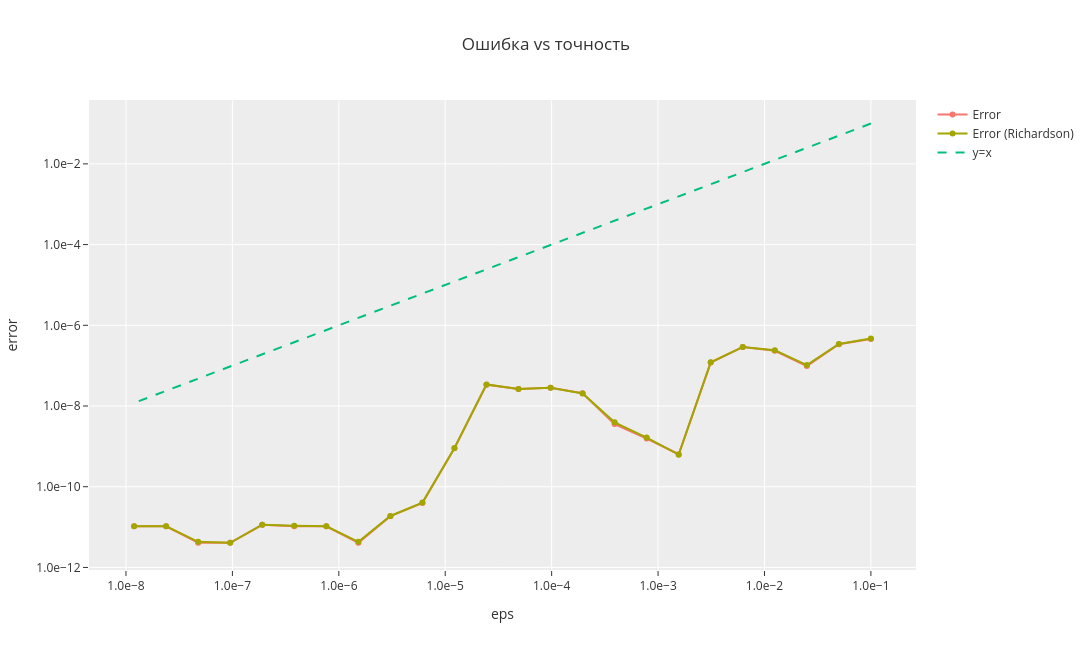

The notebook cell saved with this chart:
### Code cell
fig = go.Figure()

fig.add_trace(go.Scatter(
    x=eps, y=error,
    mode='lines+markers',
    name='Error'
))

fig.add_trace(go.Scatter(
    x=eps, y=error_rich,
    mode='lines+markers',
    name='Error (Richardson)'
))

# биссектриса
fig.add_trace(go.Scatter(
    x=eps, y=eps,
    mode='lines',
    name='y=x',
    line=dict(dash='dash')
))

fig.update_layout(
    xaxis_type="log",
    hovermode="x unified",
    template="ggplot2",
    yaxis_type="log",
    title="Ошибка vs точность",
    xaxis_title="eps",
    yaxis_title="error",
    height=650,
    width=1200
)

fig.update_yaxes(
    tickformat=".1e"
)

fig.update_xaxes(
    tickformat=".1e"
)

fig.show()

### Figure 1 — Plotly figure (JSON) as saved in the notebook; plotly's stock layout.template omitted (floating-point values rounded to 4 significant figures)
{"data": [{"mode": "lines+markers", "name": "Error", "type": "scatter", "x": [0.1, 0.05, 0.025, 0.0125, 0.00625, 0.003125, 0.001563, 0.0007813, 0.0003906, 0.0001953, 9.766e-05, 4.883e-05, 2.441e-05, 1.221e-05, 6.104e-06, 3.052e-06, 1.526e-06, 7.629e-07, 3.815e-07, 1.907e-07, 9.537e-08, 4.768e-08, 2.384e-08, 1.192e-08], "y": [4.578e-07, 3.4e-07, 9.809e-08, 2.333e-07, 2.885e-07, 1.193e-07, 6.371e-10, 1.568e-09, 3.561e-09, 2.066e-08, 2.82e-08, 2.645e-08, 3.378e-08, 8.981e-10, 3.956e-11, 1.864e-11, 4.093e-12, 1.046e-11, 1.046e-11, 1.137e-11, 4.093e-12, 4.093e-12, 1.046e-11, 1.046e-11]}, {"mode": "lines+markers", "name": "Error (Richardson)", "type": "scatter", "x": [0.1, 0.05, 0.025, 0.0125, 0.00625, 0.003125, 0.001563, 0.0007813, 0.0003906, 0.0001953, 9.766e-05, 4.883e-05, 2.441e-05, 1.221e-05, 6.104e-06, 3.052e-06, 1.526e-06, 7.629e-07, 3.815e-07, 1.907e-07, 9.537e-08, 4.768e-08, 2.384e-08, 1.192e-08], "y": [4.704e-07, 3.439e-07, 1.034e-07, 2.415e-07, 2.912e-07, 1.212e-07, 6.223e-10, 1.65e-09, 3.946e-09, 2.054e-08, 2.823e-08, 2.634e-08, 3.433e-08, 9.118e-10, 4.047e-11, 1.887e-11, 4.32e-12, 1.046e-11, 1.08e-11, 1.148e-11, 4.093e-12, 4.32e-12, 1.046e-11, 1.046e-11]}, {"line": {"dash": "dash"}, "mode": "lines", "name": "y=x", "type": "scatter", "x": [0.1, 0.05, 0.025, 0.0125, 0.00625, 0.003125, 0.001563, 0.0007813, 0.0003906, 0.0001953, 9.766e-05, 4.883e-05, 2.441e-05, 1.221e-05, 6.104e-06, 3.052e-06, 1.526e-06, 7.629e-07, 3.815e-07, 1.907e-07, 9.537e-08, 4.768e-08, 2.384e-08, 1.192e-08], "y": [0.1, 0.05, 0.025, 0.0125, 0.00625, 0.003125, 0.001563, 0.0007813, 0.0003906, 0.0001953, 9.766e-05, 4.883e-05, 2.441e-05, 1.221e-05, 6.104e-06, 3.052e-06, 1.526e-06, 7.629e-07, 3.815e-07, 1.907e-07, 9.537e-08, 4.768e-08, 2.384e-08, 1.192e-08]}], "layout": {"height": 650, "hovermode": "x unified", "title": {"text": "Ошибка vs точность"}, "width": 1200, "xaxis": {"tickformat": ".1e", "title": {"text": "eps"}, "type": "log"}, "yaxis": {"tickformat": ".1e", "title": {"text": "error"}, "type": "log"}}}
